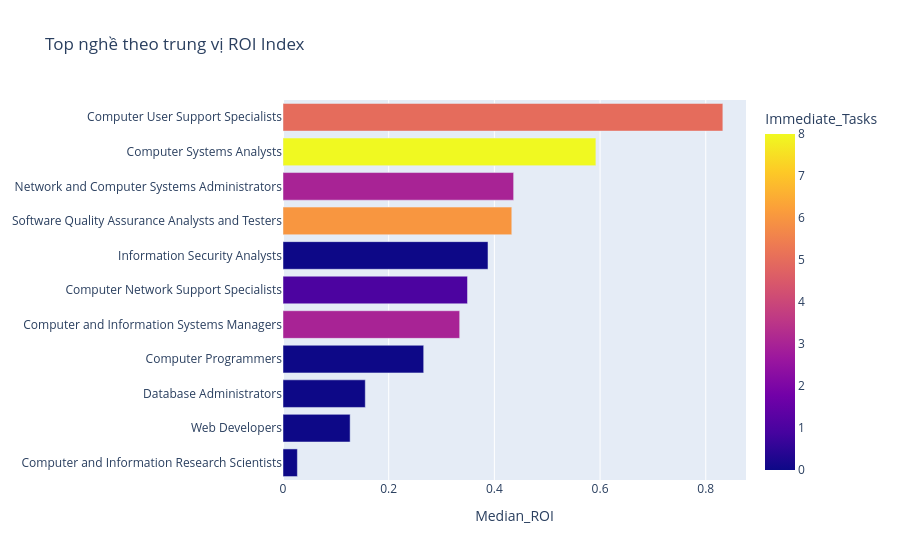

Here is the notebook cell this chart was saved with:
### Markdown cell above
## 8. Tổng hợp theo nghề
ROI ở cấp nghề được mô tả bằng trung vị thay vì tổng, tránh nghề có nhiều task mặc nhiên đứng đầu. Bảng đồng thời cho biết số task đủ dữ liệu và số task thuộc vùng ưu tiên.

### Code cell
occupation_summary = (
    complete.groupby('Occupation (O*NET-SOC Title)')
    .agg(
        Task_Count=('Task ID', 'count'),
        Median_ROI=('ROI Index', 'median'),
        Mean_ROI=('ROI Index', 'mean'),
        Max_ROI=('ROI Index', 'max'),
        Immediate_Tasks=('Strategy Zone', lambda values: (values == 'Tự động hóa ngay').sum()),
    )
    .sort_values(['Median_ROI', 'Max_ROI'], ascending=False)
    .reset_index()
)
display(occupation_summary)
fig = px.bar(occupation_summary.head(12).sort_values('Median_ROI'), x='Median_ROI',
             y='Occupation (O*NET-SOC Title)', orientation='h', color='Immediate_Tasks',
             title='Top nghề theo trung vị ROI Index')
fig.update_layout(yaxis_title=None)
save_chart(fig, 'Top nghề theo trung vị ROI Index.png', height=750)
fig.show()

### Figure 1 — Plotly figure (JSON) as saved in the notebook; plotly's stock layout.template omitted (floating-point values rounded to 4 significant figures)
{"data": [{"hovertemplate": "Median_ROI=%{x}<br>Occupation (O*NET-SOC Title)=%{y}<br>Immediate_Tasks=%{marker.color}<extra></extra>", "legendgroup": "", "marker": {"color": [0, 0, 0, 0, 3, 1, 0, 6, 3, 8, 5], "coloraxis": "coloraxis", "pattern": {"shape": ""}}, "name": "", "orientation": "h", "showlegend": false, "textposition": "auto", "type": "bar", "x": [0.02723, 0.1271, 0.1557, 0.2662, 0.3343, 0.3491, 0.3879, 0.4329, 0.4364, 0.5921, 0.8324], "xaxis": "x", "y": ["Computer and Information Research Scientists", "Web Developers", "Database Administrators", "Computer Programmers", "Computer and Information Systems Managers", "Computer Network Support Specialists", "Information Security Analysts", "Software Quality Assurance Analysts and Testers", "Network and Computer Systems Administrators", "Computer Systems Analysts", "Computer User Support Specialists"], "yaxis": "y"}], "layout": {"barmode": "relative", "coloraxis": {"colorbar": {"title": {"text": "Immediate_Tasks"}}, "colorscale": [[0, "#0d0887"], [0.1111, "#46039f"], [0.2222, "#7201a8"], [0.3333, "#9c179e"], [0.4444, "#bd3786"], [0.5556, "#d8576b"], [0.6667, "#ed7953"], [0.7778, "#fb9f3a"], [0.8889, "#fdca26"], [1, "#f0f921"]]}, "legend": {"tracegroupgap": 0}, "title": {"text": "Top nghề theo trung vị ROI Index"}, "xaxis": {"anchor": "y", "domain": [0, 1], "title": {"text": "Median_ROI"}}, "yaxis": {"anchor": "x", "domain": [0, 1], "title": {}}}}
